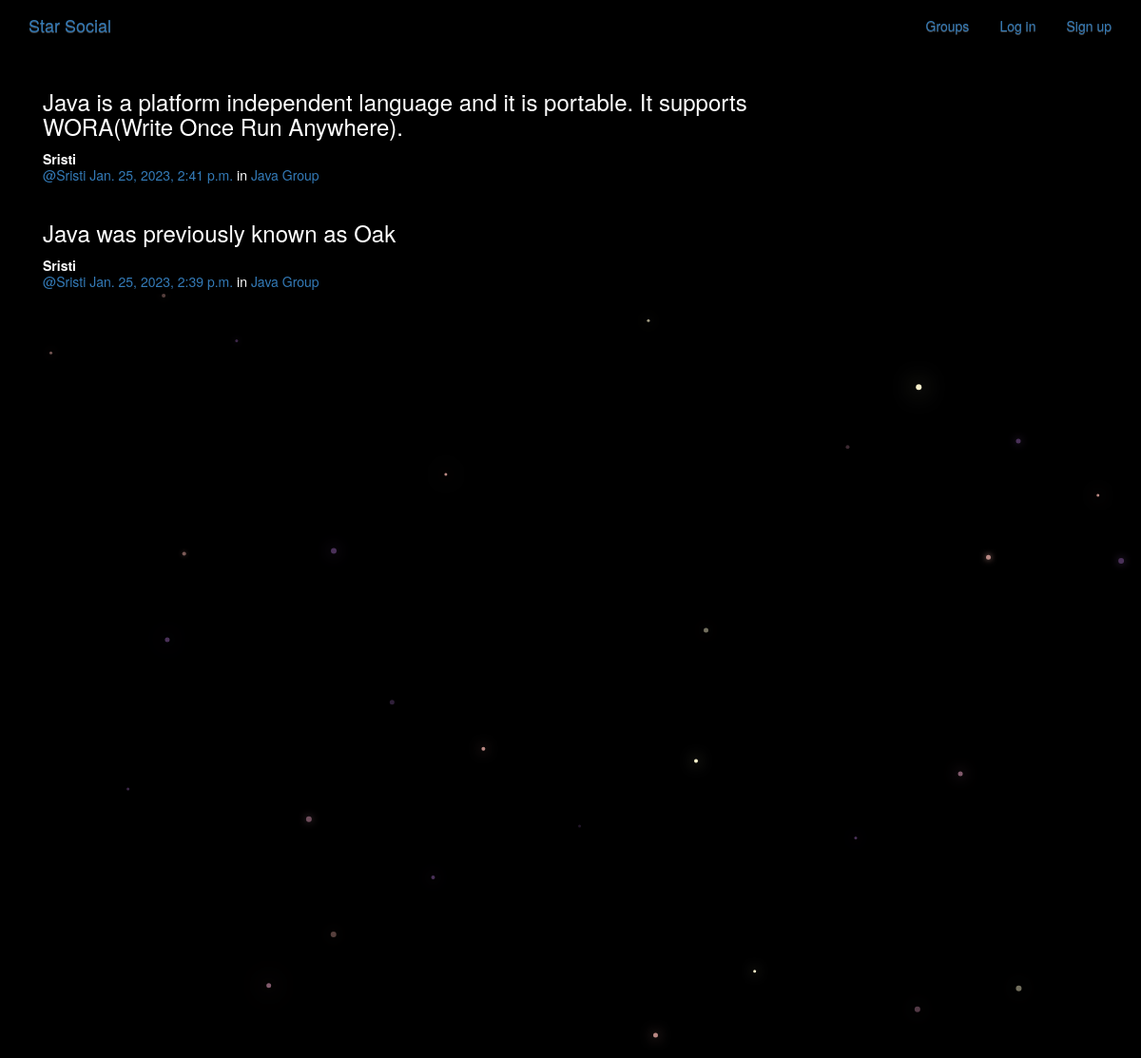
/posts/, run on the app's committed database.
### posts/models.py (models this page shows, shortened)
class Post(models.Model):
    user = models.ForeignKey(User, related_name="posts",on_delete=models.CASCADE)
    created_at = models.DateTimeField(auto_now=True)
    message = models.TextField()
    message_html = models.TextField(editable=False)
    group = models.ForeignKey(Group, related_name="posts",null=True, blank=True,on_delete=models.CASCADE)
    class Meta:
        ordering = ["-created_at"]
        unique_together = ["user", "message"]

### groups/models.py (models this page shows, shortened)
class Group(models.Model):
    name = models.CharField(max_length=255, unique=True)
    slug = models.SlugField(allow_unicode=True, unique=True)
    description = models.TextField(blank=True, default='')
    description_html = models.TextField(editable=False, default='', blank=True)
    members = models.ManyToManyField(User,through="GroupMember")
    class Meta:
        ordering = ["name"]

### posts/views.py (the view)
class PostList(SelectRelatedMixin, generic.ListView):
    model = models.Post
    select_related = ("user", "group")

### posts/templates/posts/post_list.html (shortened to what this page needs)
{% extends "posts/post_base.html" %}
{% load humanize %}
{% block post_content %}
<div class="col-md-8">
	{% for post in post_list %}
  {% include "posts/_post.html" %}
	{% endfor %}
</div>
{% endblock %}

### posts/templates/posts/_post.html (shortened to what this page needs)
<div class="post media">
	<h3>{{ post.message_html|safe }}</h3>
	<div class="media-body">
		<strong>{{ post.user.username }}</strong>
		<h5 class="media-heading">
			<span class="username"><a href="{% url 'posts:for_user' username=post.user.username %}">@{{ post.user.username }}</a></span>
			<time class="time"><a href="{% url 'posts:single' username=post.user.username pk=post.pk %}">{{ post.created_at }}</a></time>
			{% if post.group %}
			<span class="group-name">in <a href="#">{{ post.group.name }}</a></span>
			{% endif %}
		</h5>
	</div>
</div>

### static/simplesocial/css/master.css (style rules this page uses)
body { margin: 0; overflow: hidden; background-color: black; color:white; }

### data on the page
Post: message_html "Java is a platform independent language and it is portable. It supports WORA(Write Once Run Anywhere).", user.username "Sristi", created_at "Jan. 25, 2023, 2:41 p.m.", group.name "Java Group"
Post: message_html "Java was previously known as Oak", user.username "Sristi", created_at "Jan. 25, 2023, 2:39 p.m.", group.name "Java Group"
